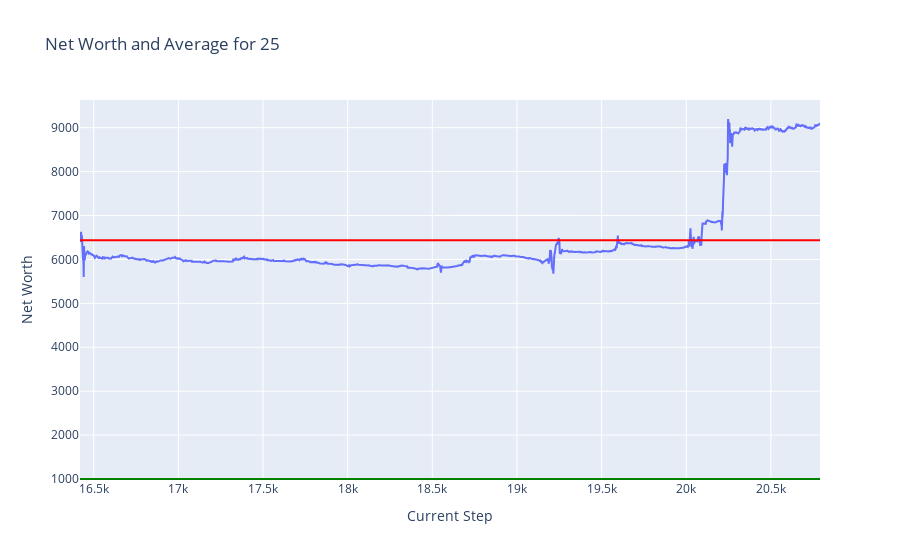

The notebook cell saved with this chart:
### Code cell
plot_token_data(df = test_hist_df, token = token)

### Figure 1 — Plotly figure (JSON) as saved in the notebook; plotly's stock layout.template omitted (floating-point values rounded to 4 significant figures; data arrays with more than 128 entries replaced by an {"elided": "..."} marker saying what was removed)
{"data": [{"mode": "lines", "name": "Net Worth", "type": "scatter", "x": {"elided": "4372 int values"}, "y": {"elided": "4372 float values"}}], "layout": {"shapes": [{"line": {"color": "green"}, "name": "Net Worth = 1000", "type": "line", "x0": 0, "x1": 1, "xref": "x domain", "y0": 1000, "y1": 1000, "yref": "y"}, {"line": {"color": "red"}, "name": "Average Net Worth = 6438.33", "type": "line", "x0": 0, "x1": 1, "xref": "x domain", "y0": 6438.0, "y1": 6438.0, "yref": "y"}], "title": {"text": "Net Worth and Average for 25"}, "xaxis": {"title": {"text": "Current Step"}}, "yaxis": {"title": {"text": "Net Worth"}}}}
